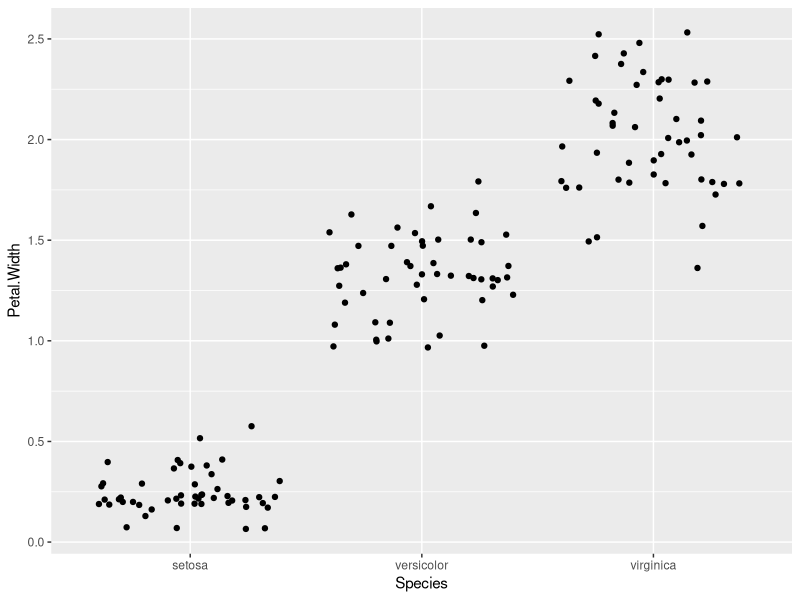
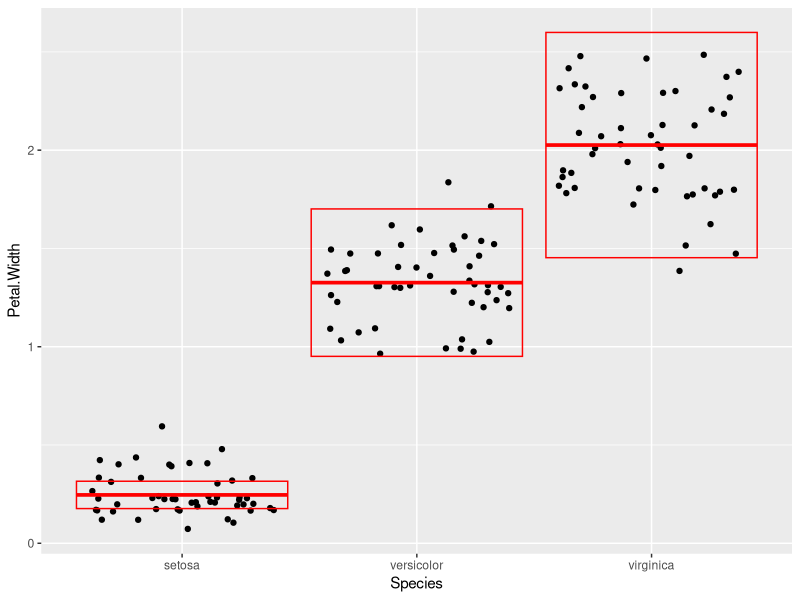
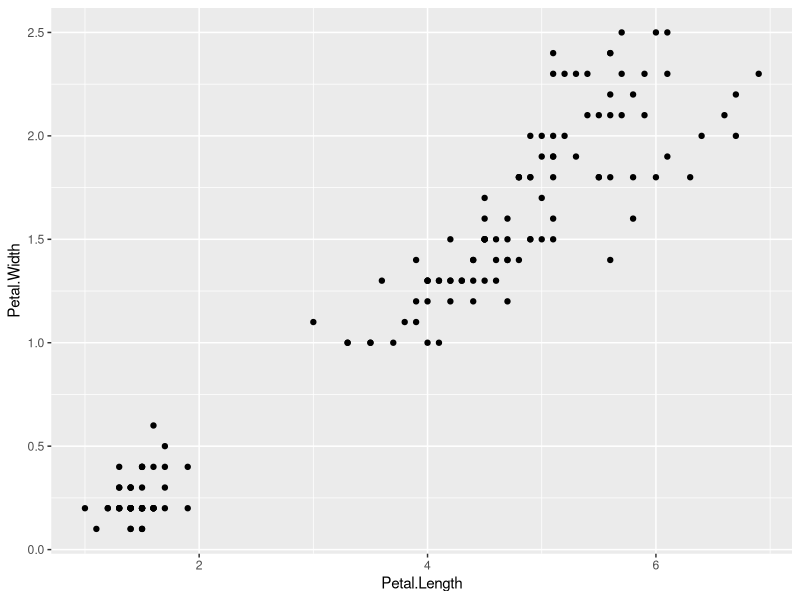
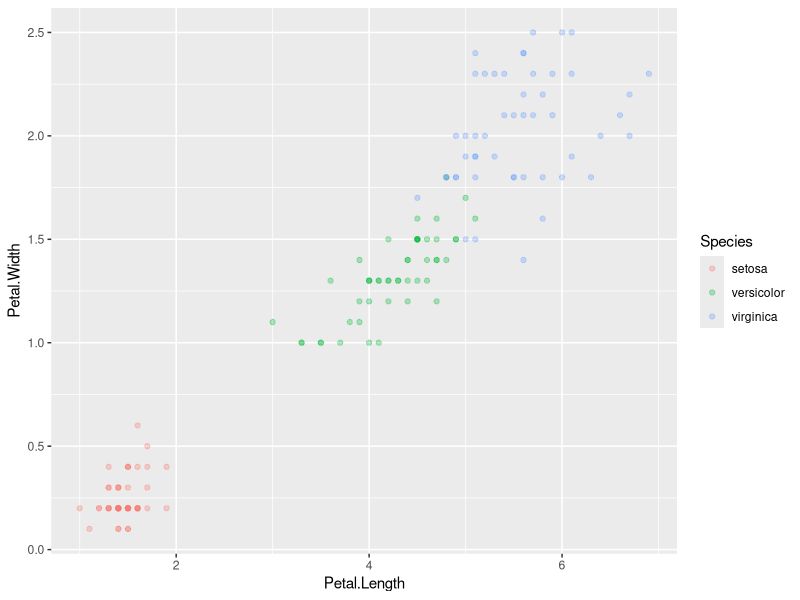

The R source for these figures, in order:

# load packages -----------------------------------------------------------

library(tidyverse)

# print data --------------------------------------------------------------

iris
iris <- as_tibble(iris)
iris

# question 1 --------------------------------------------------------------

iris_r <- rename(
  iris, 
  sepal_length = Sepal.Length, 
  sepal_width = Sepal.Width, 
  petal_length = Petal.Length,
  petal_width = Petal.Width,
  species = Species
)

iris_r

# question 2 --------------------------------------------------------------

iris_cm <- mutate(iris_r, sepal_length = sepal_length * 10,
       sepal_width = sepal_width * 10,
       petal_length = petal_length * 10,
       petal_width = petal_width * 10)

iris_cm

# question 3 --------------------------------------------------------------

iris_area <- mutate(iris_cm, sepal_area = sepal_length * sepal_width, 
                    petal_area = petal_length * petal_width) %>%
  select(petal_area, sepal_area, species)
iris_area
       
  
#  question 4 -------------------------------------------------------------

summarize(iris, sample_size = n(), 
          min = min(Sepal.Length), 
          max = max(Sepal.Length), 
          range = max(Sepal.Length) - min(Sepal.Length), 
          median = median(Sepal.Length),
          q1 = quantile(Sepal.Length, probs = 0.25), 
          q2 = quantile(Sepal.Length, probs = 0.75), IQR = IQR(Sepal.Length))


#  question 5 -------------------------------------------------------------

iris_sum <- 
  iris %>%
  group_by(Species) %>%
  summarize(
  mean_w = mean(Petal.Width),
  sample_size = n(),
  sd = sd(Petal.Width),
  var = var(Petal.Width),
  sem = mean(Petal.Width) / sqrt(sample_size),
  ci_upper = mean_w + 2 * sem,
  ci_lower = mean_w - 2 * sem
)

iris_sum
#  question 6 -------------------------------------------------------------

ggplot(data = iris) +
  geom_jitter(mapping = aes(x = Species, y = Petal.Width))


#  question 7 -------------------------------------------------------------

ggplot(data = iris) +
  geom_jitter(mapping = aes(x = Species, y = Petal.Width)) +
  geom_crossbar(
    data = iris_sum, 
    mapping = aes(x = Species, y = mean_w, ymax = ci_upper, ymin = ci_lower),
    color = "red"
  )

#  question 8 -------------------------------------------------------------

ggplot(data = iris) +
  geom_point(mapping = aes(x = Petal.Length, y = Petal.Width))
ggplot(data = iris) +
  geom_point(mapping = aes(x = Petal.Length, y = Petal.Width, color = Species), alpha = 0.3)





